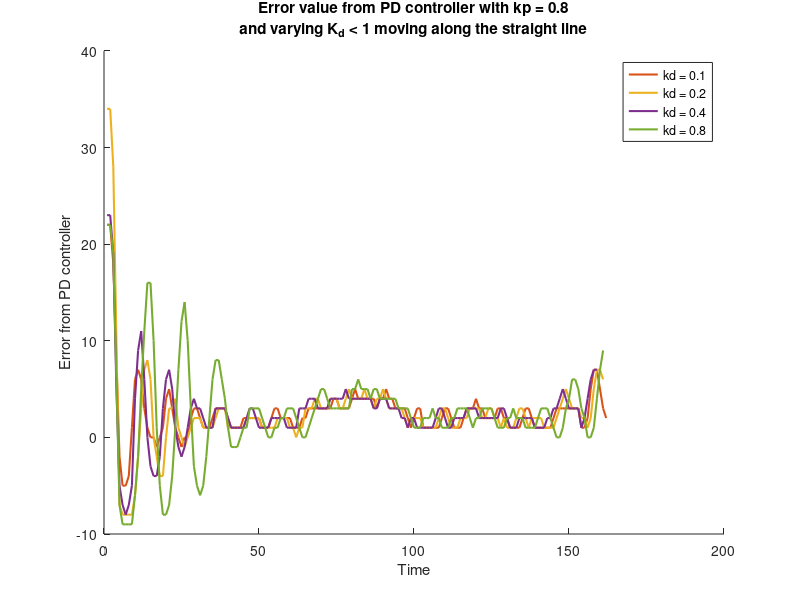
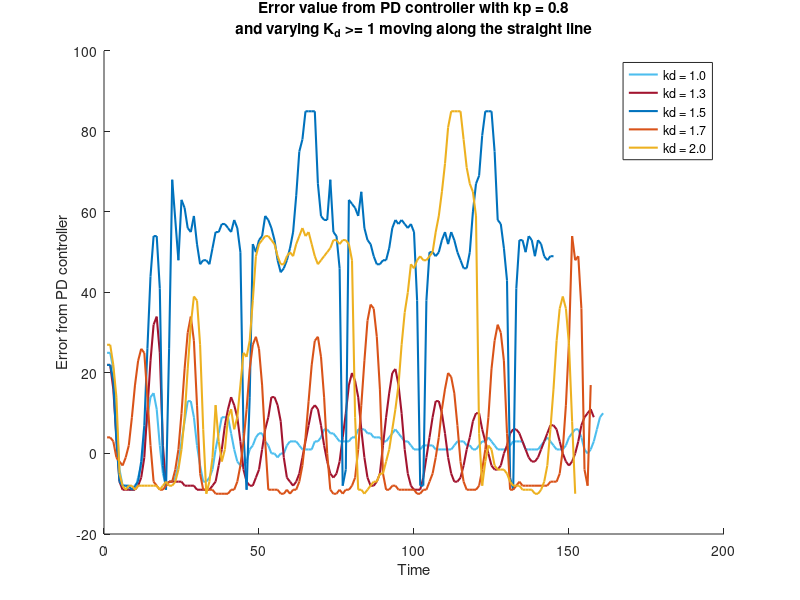

Write the MATLAB code that produced these figures, in order.
data = {
[25 24 22 11 -1 -5 -5 -4 1 8 10 7 3 1 0 0 0 4 7 6 3 1 1 1 3 4 4 3 3 2 1 2 3 3 3 3 3 3 3 2 2 3 3 2 2 2 3 3 3 2 2 2 2 2 3 2 2 2 2 1 2 2 2 3 3 3 4 3 3 3 3 3 4 4 3 3 4 4 4 4 4 4 4 4 4 4 3 4 5 4 4 3 2 3 3 2 1 2 2 3 2 1 1 1 1 2 3 3 3 1 1 1 2 2 3 3 3 3 3 3 3 3 2 2 2 2 3 3 3 2 2 2 2 2 2 2 2 3 2 1 1 1 2 3 3 3 3 4 4 3 3 1 1 3 6 6 6 5 4 3 ]
[22 22 18 8 -2 -5 -5 -4 1 6 7 6 3 1 0 0 -1 0 1 4 5 3 1 0 -1 0 0 2 3 3 2 1 1 1 2 3 3 3 3 2 1 1 1 1 2 2 2 2 2 2 1 1 1 2 3 3 2 2 2 2 1 1 1 2 2 3 3 3 3 3 3 3 3 4 4 3 3 3 3 4 5 4 4 4 4 4 4 3 4 4 5 4 4 3 3 3 3 2 1 2 3 3 1 1 1 1 1 1 2 3 3 2 1 1 1 2 3 3 3 4 3 3 2 2 2 2 3 3 2 2 1 1 1 1 2 3 3 2 1 1 1 1 1 1 2 3 3 3 3 3 3 3 3 1 1 2 5 7 7 5 3 2 ]
[34 34 28 10 -7 -8 -8 -8 -8 -6 -2 3 7 8 6 0 -2 -4 -4 0 3 3 4 1 0 -1 0 1 2 2 2 1 1 1 1 2 3 3 3 1 1 1 1 1 1 2 2 2 2 2 1 1 1 1 1 2 2 2 2 1 1 0 1 1 3 3 3 4 4 3 3 3 4 4 4 3 3 4 5 4 4 4 4 5 4 4 3 4 4 5 4 3 3 3 3 3 2 1 2 2 2 2 1 1 1 1 1 2 3 3 2 1 1 1 2 2 2 3 3 3 3 2 2 3 3 2 2 1 2 1 1 1 2 3 3 2 1 2 2 2 2 1 1 1 1 2 3 4 5 4 3 3 3 2 2 1 2 5 7 7 6 ]
[23 23 19 5 -5 -7 -8 -7 -5 4 9 11 6 0 -3 -4 -4 -2 3 6 7 5 1 -1 -2 -1 1 3 4 3 3 2 1 1 1 3 3 3 3 2 1 1 1 1 1 2 3 3 2 1 1 1 1 2 2 2 2 2 1 1 1 1 3 3 3 4 4 4 3 3 3 3 4 4 4 4 4 5 4 4 4 4 4 4 4 4 3 3 4 4 4 3 3 3 3 2 2 1 2 2 1 1 1 1 1 1 2 3 3 2 1 1 2 2 2 2 3 3 3 3 2 2 2 2 2 2 2 3 3 2 1 1 1 2 2 2 2 2 1 1 1 1 2 2 3 3 4 5 4 3 3 3 3 1 2 4 6 7 7 ]
[22 22 19 6 -7 -9 -9 -9 -9 -6 -2 5 11 16 16 10 1 -5 -8 -8 -7 -4 1 7 12 14 10 3 -3 -5 -6 -5 -2 2 6 8 8 6 4 1 -1 -1 -1 0 1 1 3 3 3 3 2 1 0 0 1 1 2 2 3 3 3 2 1 0 0 1 2 3 4 5 5 4 3 3 3 3 3 3 3 5 5 6 5 5 5 4 5 5 4 4 4 4 4 4 3 3 3 3 2 1 1 1 2 2 2 3 2 2 1 1 1 2 2 3 3 3 3 2 1 2 2 3 3 3 3 2 1 1 1 2 2 3 2 2 2 1 1 1 1 2 3 3 3 2 1 0 0 1 3 4 6 6 5 3 2 0 0 1 4 7 9 ]
[25 25 21 9 -4 -8 -8 -9 -9 -9 -6 -3 3 9 14 15 11 2 -5 -8 -7 -7 -6 -3 3 8 13 13 9 2 -3 -7 -7 -6 -4 1 5 9 9 9 5 1 -2 -3 -3 -2 1 2 4 5 5 3 2 0 0 -1 0 0 2 3 3 3 2 1 1 1 1 3 3 4 6 6 5 5 4 3 3 3 3 4 4 6 6 6 5 5 4 4 4 3 3 4 5 6 5 4 3 3 2 1 1 1 2 2 2 2 1 1 1 1 1 1 2 3 3 3 2 2 1 1 2 3 3 4 3 2 1 1 1 1 2 3 3 3 3 1 1 1 1 1 2 3 4 3 2 1 1 1 2 4 5 6 6 4 1 0 1 3 6 9 10 ]
[22 22 16 4 -7 -9 -9 -9 -9 -9 -8 -6 -1 11 23 32 34 25 2 -8 -7 -7 -7 -7 -7 -8 -8 -8 -8 -9 -9 -9 -9 -9 -8 -7 -3 1 7 11 14 12 9 3 -4 -7 -8 -8 -6 -4 1 6 9 14 14 12 8 -1 -6 -7 -8 -7 -5 -1 3 7 11 12 11 7 2 -2 -5 -6 -5 -2 4 10 17 20 18 14 6 -1 -6 -8 -8 -7 -5 2 9 15 20 21 17 10 1 -5 -8 -9 -9 -9 -6 -1 4 9 13 13 10 5 -1 -5 -7 -7 -6 -3 1 4 8 10 10 6 3 0 -3 -4 -4 -3 0 2 5 6 6 5 3 1 -1 -2 -2 -1 1 3 5 7 7 6 3 0 -2 -3 -2 0 3 7 9 10 11 9 ]
[22 22 18 3 -7 -8 -8 -8 -9 -8 -7 -2 7 26 44 54 54 41 -3 -9 26 68 58 48 63 61 56 55 59 52 47 48 48 47 51 55 55 57 57 56 55 58 56 50 5 -9 14 52 50 53 54 59 58 56 53 48 45 46 48 51 55 64 75 78 85 85 85 85 67 59 58 58 68 55 54 46 -8 -4 63 62 61 59 65 56 53 52 49 47 47 48 48 51 56 58 57 58 57 56 57 55 38 -8 -8 38 50 50 49 50 53 55 52 55 53 50 48 46 46 50 60 67 69 79 85 85 85 75 58 57 51 43 -6 -9 41 53 53 50 54 53 49 53 52 49 48 49 49 ]
[4 4 3 -1 -2 -3 -1 2 9 17 23 26 25 14 2 -7 -8 -9 -9 -8 -7 -7 -4 1 10 21 30 34 28 12 -5 -9 -9 -9 -9 -10 -10 -10 -10 -10 -9 -9 -7 -3 3 11 21 27 29 26 17 3 -9 -9 -9 -9 -10 -10 -9 -10 -9 -9 -7 -3 4 13 22 28 29 24 14 0 -9 -10 -10 -9 -10 -9 -9 -8 -6 1 12 23 33 37 36 29 16 -5 -9 -9 -8 -8 -9 -9 -9 -9 -9 -9 -10 -10 -9 -9 -7 -5 -1 4 11 16 20 19 15 7 -2 -7 -9 -9 -9 -9 -8 -4 1 9 21 28 32 30 23 5 -9 -9 -8 -7 -8 -8 -8 -8 -8 -8 -8 -8 -8 -7 -7 -7 -5 1 12 28 54 48 49 36 -4 -8 17 ]
[27 27 22 14 -5 -8 -9 -8 -8 -9 -8 -8 -8 -8 -8 -8 -8 -9 -8 -7 -8 -8 -7 -4 1 9 21 32 39 38 27 6 -10 -7 -1 12 3 -2 1 9 11 6 9 17 25 24 28 38 49 52 53 54 54 53 52 49 47 47 49 50 49 52 54 56 54 55 52 49 47 48 49 50 51 53 53 52 53 53 52 48 9 -9 -9 -10 -9 -8 -7 -7 -5 -5 -2 1 6 11 17 27 35 40 47 46 48 49 48 48 49 50 55 59 65 72 81 85 85 85 85 78 71 67 65 59 5 -8 -2 2 1 -3 -4 -4 -4 -5 -7 -8 -8 -8 -9 -9 -9 -9 -10 -10 -9 -7 -3 6 16 28 36 39 36 27 8 -10 ]
}



kd_vals=[0, .1, .2, .4, .8, 1, 1.3, 1.5, 1.7, 2];
[~,n] = size(kd_vals);
figure; hold on;
CM = lines(n);

% plot1 = [1]
plot1 = [2:5];
[~,m] = size(plot1);
labels = cell(m,1);

for i=1:m
    idx = plot1(i);
    labels{i} = sprintf('kd = %.1f', kd_vals(idx));
    plot(data{idx},'color', CM(idx,:), 'linewidth', 1.5);
end

% plot([170,170], [-10,70], 'k--') % when the robot starts to turn
% plot([0,300], [0,0], 'k-')

title({'Error value from PD controller with kp = 0.8';'and varying K_d < 1 moving along the straight line'})
xlabel('Time')
ylabel('Error from PD controller')
legend(labels, 'Location', 'northeast')
saveas(figure(1), 'kd_straight081.jpg'); % Saves as a jpg

% =================================================================
%   KP MORE THAN 1
% =================================================================
figure; hold on;

plot1 = [6:10];
[~,m] = size(plot1);
labels = cell(m,1);

for i=1:m
    idx = plot1(i);
    labels{i} = sprintf('kd = %.1f', kd_vals(idx));
    plot(data{idx}, 'color', CM(idx,:), 'linewidth', 1.5);
end

% plot([170,170], [-10,70], 'k--') % when the robot starts to turn
% plot([0,300], [0,0], 'k-')

title({'Error value from PD controller with kp = 0.8';'and varying K_d >= 1 moving along the straight line'})
xlabel('Time')
ylabel('Error from PD controller')
legend(labels, 'Location', 'northeast')
saveas(figure(2), 'kd_straight082.jpg'); % Saves as a jpg
